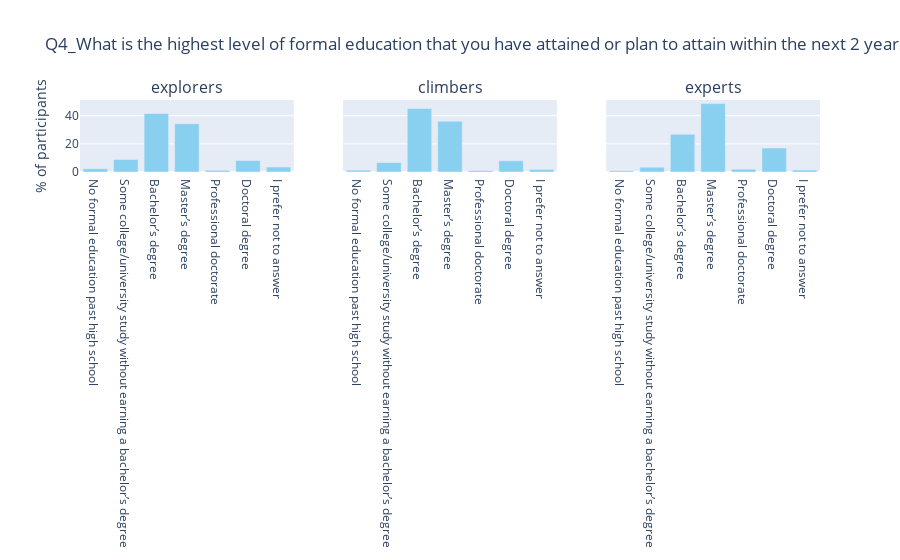

Source (notebook cell):
### Markdown cell above
We only plot the top 15 countries in terms of number of particiapnts into this chart. 

The chart reveals experts participants are more likely to reside in developed countries. India is the biggest country that has the highest share of climbers cluster participants (35%).

### Code cell
# order the columns in a reasonable manner

edu_aggr = cluster_aggr(binary_data, range(qs_num["HighEdu"][0], qs_num["HighEdu"][1]))
edu_aggr = percentage_row(edu_aggr)

cols = edu_aggr.columns.tolist()

cols_order = [
 'cluster',
 'No formal education past high school',
 'Some college/university study without earning a bachelor’s degree',
 'Bachelor’s degree',
 'Master’s degree',
 'Professional doctorate',
 'Doctoral degree',
 'I prefer not to answer'
 ]

cols_final = []
for col_1 in cols_order:
    col_1_index = cols_order.index(col_1)
    for col_2 in cols:
        if col_1 in col_2:
            cols_final.insert(col_1_index, col_2)

edu_aggr = edu_aggr[cols_final]

edu_aggr = edu_aggr.loc[edu_aggr['cluster'].isin([0,1,2])]

plot_bar_perc(edu_aggr, cols)

### Figure 1 — Plotly figure (JSON) as saved in the notebook; plotly's stock layout.template omitted (floating-point values rounded to 4 significant figures)
{"data": [{"marker": {"color": "#89CFF0"}, "name": "", "type": "bar", "x": ["No formal education past high school"], "xaxis": "x", "y": [2.3], "yaxis": "y"}, {"marker": {"color": "#89CFF0"}, "name": "", "type": "bar", "x": ["Some college/university study without earning a bachelor’s degree"], "xaxis": "x", "y": [8.9], "yaxis": "y"}, {"marker": {"color": "#89CFF0"}, "name": "", "type": "bar", "x": ["Bachelor’s degree"], "xaxis": "x", "y": [41.6], "yaxis": "y"}, {"marker": {"color": "#89CFF0"}, "name": "", "type": "bar", "x": ["Master’s degree"], "xaxis": "x", "y": [34.3], "yaxis": "y"}, {"marker": {"color": "#89CFF0"}, "name": "", "type": "bar", "x": ["Professional doctorate"], "xaxis": "x", "y": [1.2], "yaxis": "y"}, {"marker": {"color": "#89CFF0"}, "name": "", "type": "bar", "x": ["Doctoral degree"], "xaxis": "x", "y": [8.2], "yaxis": "y"}, {"marker": {"color": "#89CFF0"}, "name": "", "type": "bar", "x": ["I prefer not to answer"], "xaxis": "x", "y": [3.5], "yaxis": "y"}, {"marker": {"color": "#89CFF0"}, "name": "", "type": "bar", "x": ["No formal education past high school"], "xaxis": "x2", "y": [1.3], "yaxis": "y2"}, {"marker": {"color": "#89CFF0"}, "name": "", "type": "bar", "x": ["Some college/university study without earning a bachelor’s degree"], "xaxis": "x2", "y": [6.7], "yaxis": "y2"}, {"marker": {"color": "#89CFF0"}, "name": "", "type": "bar", "x": ["Bachelor’s degree"], "xaxis": "x2", "y": [45.1], "yaxis": "y2"}, {"marker": {"color": "#89CFF0"}, "name": "", "type": "bar", "x": ["Master’s degree"], "xaxis": "x2", "y": [36.1], "yaxis": "y2"}, {"marker": {"color": "#89CFF0"}, "name": "", "type": "bar", "x": ["Professional doctorate"], "xaxis": "x2", "y": [1], "yaxis": "y2"}, {"marker": {"color": "#89CFF0"}, "name": "", "type": "bar", "x": ["Doctoral degree"], "xaxis": "x2", "y": [8], "yaxis": "y2"}, {"marker": {"color": "#89CFF0"}, "name": "", "type": "bar", "x": ["I prefer not to answer"], "xaxis": "x2", "y": [1.8], "yaxis": "y2"}, {"marker": {"color": "#89CFF0"}, "name": "", "type": "bar", "x": ["No formal education past high school"], "xaxis": "x3", "y": [0.9], "yaxis": "y3"}, {"marker": {"color": "#89CFF0"}, "name": "", "type": "bar", "x": ["Some college/university study without earning a bachelor’s degree"], "xaxis": "x3", "y": [3.4], "yaxis": "y3"}, {"marker": {"color": "#89CFF0"}, "name": "", "type": "bar", "x": ["Bachelor’s degree"], "xaxis": "x3", "y": [26.8], "yaxis": "y3"}, {"marker": {"color": "#89CFF0"}, "name": "", "type": "bar", "x": ["Master’s degree"], "xaxis": "x3", "y": [48.6], "yaxis": "y3"}, {"marker": {"color": "#89CFF0"}, "name": "", "type": "bar", "x": ["Professional doctorate"], "xaxis": "x3", "y": [2], "yaxis": "y3"}, {"marker": {"color": "#89CFF0"}, "name": "", "type": "bar", "x": ["Doctoral degree"], "xaxis": "x3", "y": [17], "yaxis": "y3"}, {"marker": {"color": "#89CFF0"}, "name": "", "type": "bar", "x": ["I prefer not to answer"], "xaxis": "x3", "y": [1.4], "yaxis": "y3"}], "layout": {"annotations": [{"font": {"size": 16}, "showarrow": false, "text": "explorers", "x": 0.1444, "xanchor": "center", "xref": "paper", "y": 1, "yanchor": "bottom", "yref": "paper"}, {"font": {"size": 16}, "showarrow": false, "text": "climbers", "x": 0.5, "xanchor": "center", "xref": "paper", "y": 1, "yanchor": "bottom", "yref": "paper"}, {"font": {"size": 16}, "showarrow": false, "text": "experts", "x": 0.8556, "xanchor": "center", "xref": "paper", "y": 1, "yanchor": "bottom", "yref": "paper"}], "showlegend": false, "title": {"text": "Q4_What is the highest level of formal education that you have attained or plan to attain within the next 2 years?"}, "xaxis": {"anchor": "y", "domain": [0, 0.2889]}, "xaxis2": {"anchor": "y2", "domain": [0.3556, 0.6444]}, "xaxis3": {"anchor": "y3", "domain": [0.7111, 1]}, "yaxis": {"anchor": "x", "domain": [0, 1], "title": {"text": "% of participants"}}, "yaxis2": {"anchor": "x2", "domain": [0, 1], "matches": "y", "showticklabels": false}, "yaxis3": {"anchor": "x3", "domain": [0, 1], "matches": "y", "showticklabels": false}}}
